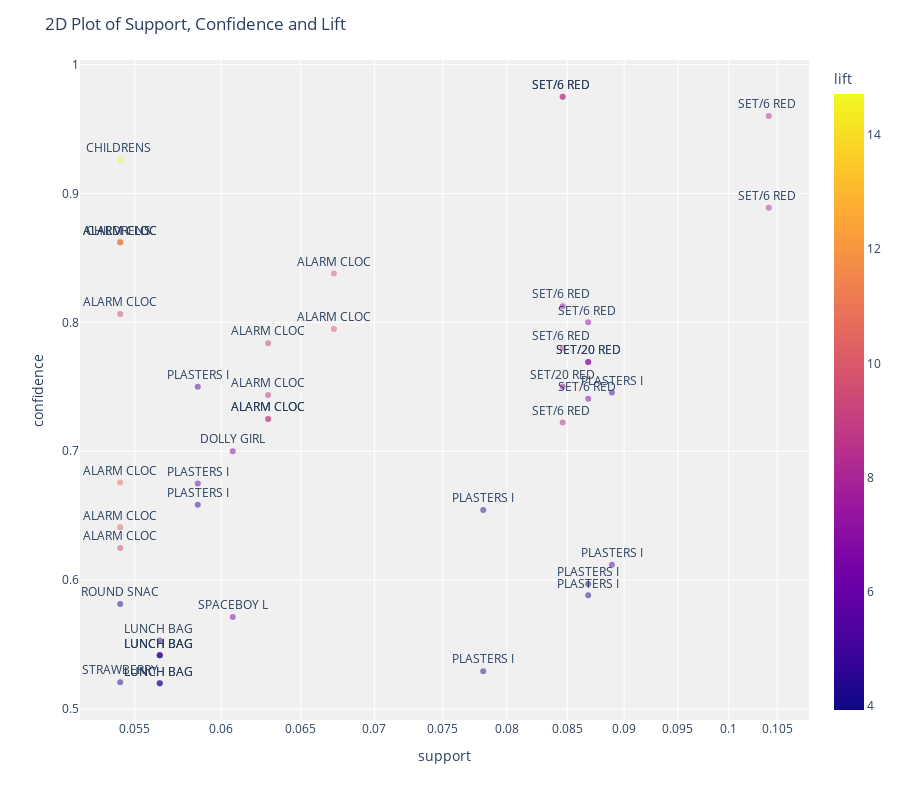

This figure's notebook cell:
### Markdown cell above
# プロットモデル

### Code cell
plot_model(arule_model2)

### Figure 1 — Plotly figure (JSON) as saved in the notebook; plotly's stock layout.template omitted (floating-point values rounded to 4 significant figures)
{"data": [{"customdata": [["SET/6 RED SPOTTY PAPER CUPS", "SET/6 RED SPOTTY PAPER PLATES"], ["SET/6 RED SPOTTY PAPER PLATES", "SET/6 RED SPOTTY PAPER CUPS"], ["SET/6 RED SPOTTY PAPER PLATES", "SET/6 RED SPOTTY PAPER CUPS"], ["CHILDRENS CUTLERY SPACEBOY ", "CHILDRENS CUTLERY DOLLY GIRL "], ["SET/6 RED SPOTTY PAPER CUPS", "SET/6 RED SPOTTY PAPER PLATES"], ["CHILDRENS CUTLERY DOLLY GIRL ", "CHILDRENS CUTLERY SPACEBOY "], ["ALARM CLOCK BAKELIKE PINK", "ALARM CLOCK BAKELIKE GREEN"], ["ALARM CLOCK BAKELIKE GREEN", "ALARM CLOCK BAKELIKE RED "], ["ALARM CLOCK BAKELIKE RED ", "ALARM CLOCK BAKELIKE GREEN"], ["SET/6 RED SPOTTY PAPER PLATES", "SET/20 RED RETROSPOT PAPER NAPKINS "], ["ALARM CLOCK BAKELIKE GREEN", "ALARM CLOCK BAKELIKE PINK"], ["SET/6 RED SPOTTY PAPER PLATES", "SET/20 RED RETROSPOT PAPER NAPKINS "], ["ALARM CLOCK BAKELIKE GREEN", "ALARM CLOCK BAKELIKE RED "], ["ALARM CLOCK BAKELIKE RED ", "ALARM CLOCK BAKELIKE PINK"], ["SET/6 RED SPOTTY PAPER PLATES", "SET/6 RED SPOTTY PAPER CUPS"], ["SET/20 RED RETROSPOT PAPER NAPKINS ", "SET/6 RED SPOTTY PAPER PLATES"], ["SET/20 RED RETROSPOT PAPER NAPKINS ", "SET/6 RED SPOTTY PAPER CUPS"], ["PLASTERS IN TIN SPACEBOY", "PLASTERS IN TIN WOODLAND ANIMALS"], ["SET/20 RED RETROSPOT PAPER NAPKINS ", "SET/6 RED SPOTTY PAPER PLATES"], ["PLASTERS IN TIN SPACEBOY", "PLASTERS IN TIN WOODLAND ANIMALS"], ["ALARM CLOCK BAKELIKE GREEN", "ALARM CLOCK BAKELIKE PINK"], ["SET/6 RED SPOTTY PAPER CUPS", "SET/20 RED RETROSPOT PAPER NAPKINS "], ["ALARM CLOCK BAKELIKE PINK", "ALARM CLOCK BAKELIKE GREEN"], ["ALARM CLOCK BAKELIKE PINK", "ALARM CLOCK BAKELIKE RED "], ["SET/6 RED SPOTTY PAPER CUPS", "SET/6 RED SPOTTY PAPER PLATES"], ["DOLLY GIRL LUNCH BOX", "SPACEBOY LUNCH BOX "], ["ALARM CLOCK BAKELIKE RED ", "ALARM CLOCK BAKELIKE GREEN"], ["PLASTERS IN TIN WOODLAND ANIMALS", "PLASTERS IN TIN SPACEBOY"], ["PLASTERS IN TIN SPACEBOY", "PLASTERS IN TIN CIRCUS PARADE "], ["PLASTERS IN TIN SPACEBOY", "PLASTERS IN TIN CIRCUS PARADE "], ["ALARM CLOCK BAKELIKE GREEN", "ALARM CLOCK BAKELIKE PINK"], ["ALARM CLOCK BAKELIKE PINK", "ALARM CLOCK BAKELIKE GREEN"], ["PLASTERS IN TIN WOODLAND ANIMALS", "PLASTERS IN TIN SPACEBOY"], ["PLASTERS IN TIN WOODLAND ANIMALS", "PLASTERS IN TIN CIRCUS PARADE "], ["PLASTERS IN TIN CIRCUS PARADE ", "PLASTERS IN TIN WOODLAND ANIMALS"], ["ROUND SNACK BOXES SET OF 4 FRUITS ", "ROUND SNACK BOXES SET OF4 WOODLAND "], ["SPACEBOY LUNCH BOX ", "DOLLY GIRL LUNCH BOX"], ["LUNCH BAG WOODLAND", "LUNCH BAG SPACEBOY DESIGN "], ["LUNCH BAG SPACEBOY DESIGN ", "LUNCH BAG RED RETROSPOT"], ["LUNCH BAG SPACEBOY DESIGN ", "LUNCH BAG WOODLAND"], ["LUNCH BAG SPACEBOY DESIGN ", "LUNCH BAG APPLE DESIGN"], ["PLASTERS IN TIN CIRCUS PARADE ", "PLASTERS IN TIN SPACEBOY"], ["STRAWBERRY LUNCH BOX WITH CUTLERY", "LUNCH BOX WITH CUTLERY RETROSPOT "], ["LUNCH BAG APPLE DESIGN", "LUNCH BAG SPACEBOY DESIGN "], ["LUNCH BAG APPLE DESIGN", "LUNCH BAG RED RETROSPOT"]], "hoverlabel": {"namelength": 0}, "hovertemplate": "support=%{x}<br>confidence=%{y}<br>antecedents=%{customdata[0]}<br>consequents=%{customdata[1]}<br>antecedents_short=%{text}<br>lift=%{marker.color}", "legendgroup": "", "marker": {"color": [8.989, 8.324, 8.196, 14.72, 8.196, 14.72, 10.19, 10.74, 9.904, 7.203, 9.294, 7.092, 9.904, 9.033, 8.989, 7.092, 6.567, 5.16, 7.203, 5.129, 8.57, 6.567, 8.57, 9.033, 8.324, 6.586, 10.74, 5.658, 4.465, 4.437, 10.19, 9.294, 5.129, 4.047, 4.047, 4.188, 6.586, 5.313, 4.094, 5.313, 4.994, 4.437, 4.212, 4.994, 3.93], "coloraxis": "coloraxis", "opacity": 0.5, "symbol": "circle"}, "mode": "markers+text", "name": "", "showlegend": false, "text": ["SET/6 RED ", "SET/6 RED ", "SET/6 RED ", "CHILDRENS ", "SET/6 RED ", "CHILDRENS ", "ALARM CLOC", "ALARM CLOC", "ALARM CLOC", "SET/6 RED ", "ALARM CLOC", "SET/6 RED ", "ALARM CLOC", "ALARM CLOC", "SET/6 RED ", "SET/20 RED", "SET/20 RED", "PLASTERS I", "SET/20 RED", "PLASTERS I", "ALARM CLOC", "SET/6 RED ", "ALARM CLOC", "ALARM CLOC", "SET/6 RED ", "DOLLY GIRL", "ALARM CLOC", "PLASTERS I", "PLASTERS I", "PLASTERS I", "ALARM CLOC", "ALARM CLOC", "PLASTERS I", "PLASTERS I", "PLASTERS I", "ROUND SNAC", "SPACEBOY L", "LUNCH BAG ", "LUNCH BAG ", "LUNCH BAG ", "LUNCH BAG ", "PLASTERS I", "STRAWBERRY", "LUNCH BAG ", "LUNCH BAG "], "textposition": "top center", "type": "scatter", "x": [0.0846, 0.0846, 0.1041, 0.0542, 0.1041, 0.0542, 0.0542, 0.0542, 0.0672, 0.0846, 0.0542, 0.0868, 0.0672, 0.0629, 0.0846, 0.0868, 0.0868, 0.0586, 0.0846, 0.0889, 0.0629, 0.0868, 0.0629, 0.0629, 0.0846, 0.0607, 0.0542, 0.0586, 0.0586, 0.0781, 0.0542, 0.0542, 0.0889, 0.0868, 0.0868, 0.0542, 0.0607, 0.0564, 0.0564, 0.0564, 0.0564, 0.0781, 0.0542, 0.0564, 0.0564], "xaxis": "x", "y": [0.975, 0.975, 0.96, 0.9259, 0.8889, 0.8621, 0.8621, 0.8621, 0.8378, 0.8125, 0.8065, 0.8, 0.7949, 0.7838, 0.78, 0.7692, 0.7692, 0.75, 0.75, 0.7455, 0.7436, 0.7407, 0.725, 0.725, 0.7222, 0.7, 0.6757, 0.675, 0.6585, 0.6545, 0.641, 0.625, 0.6119, 0.597, 0.5882, 0.5814, 0.5714, 0.5532, 0.5417, 0.5417, 0.5417, 0.5294, 0.5208, 0.52, 0.52], "yaxis": "y"}], "layout": {"coloraxis": {"colorbar": {"title": {"text": "lift"}}, "colorscale": [[0, "#0d0887"], [0.1111, "#46039f"], [0.2222, "#7201a8"], [0.3333, "#9c179e"], [0.4444, "#bd3786"], [0.5556, "#d8576b"], [0.6667, "#ed7953"], [0.7778, "#fb9f3a"], [0.8889, "#fdca26"], [1, "#f0f921"]]}, "height": 800, "legend": {"tracegroupgap": 0}, "margin": {"t": 60}, "plot_bgcolor": "rgb(240,240,240)", "title": {"text": "2D Plot of Support, Confidence and Lift"}, "xaxis": {"anchor": "y", "domain": [0, 1], "title": {"text": "support"}, "type": "log"}, "yaxis": {"anchor": "x", "domain": [0, 1], "title": {"text": "confidence"}}}}
